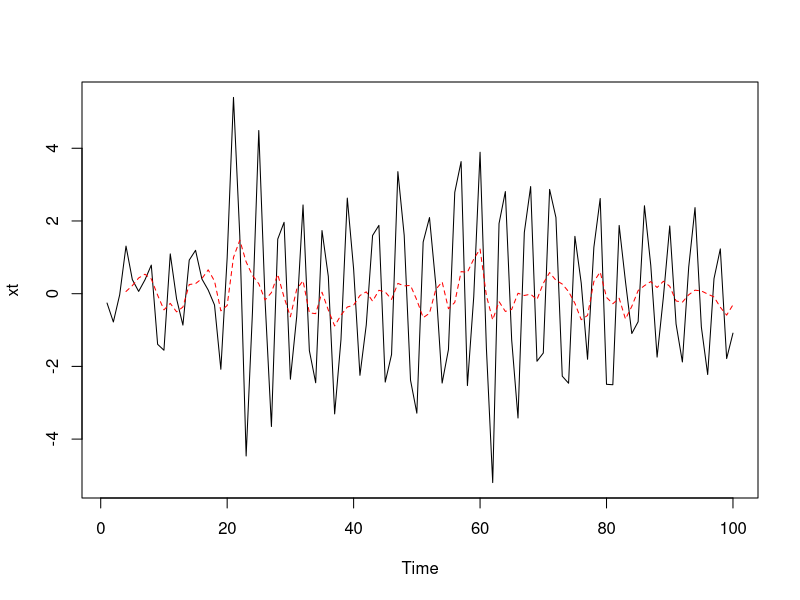
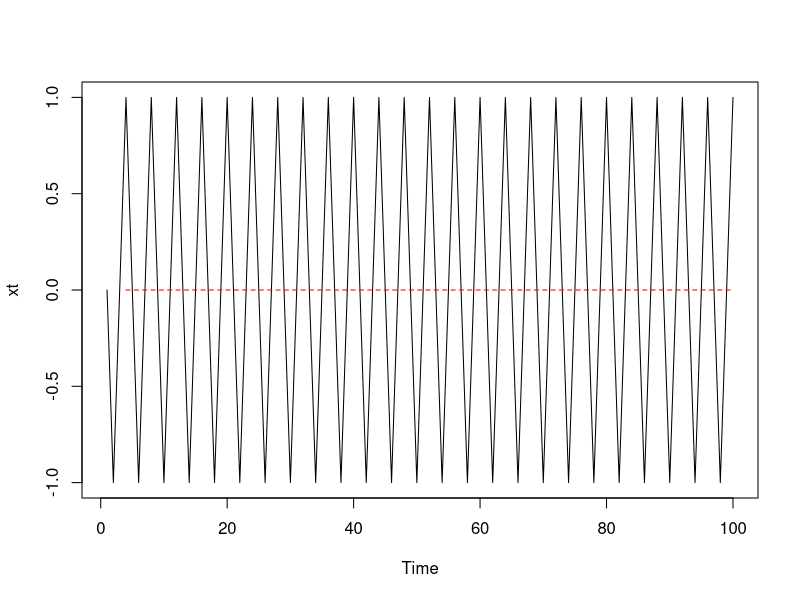
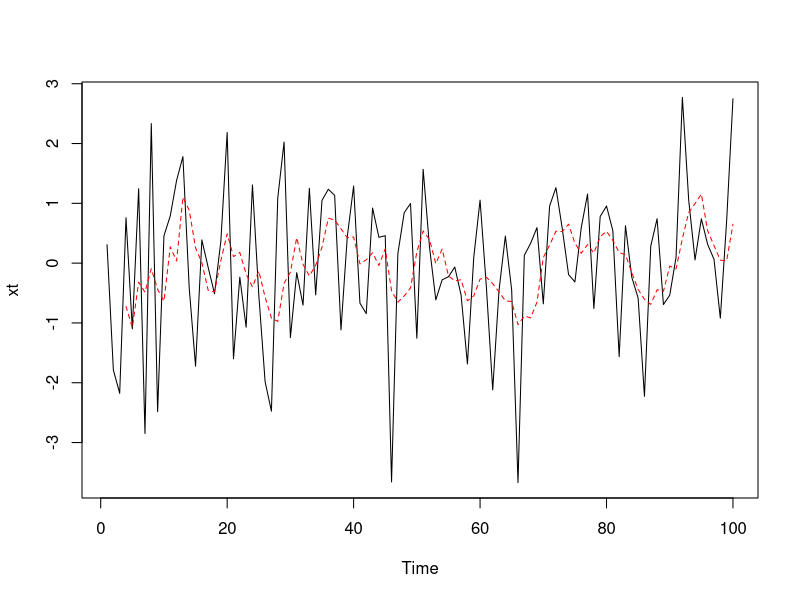
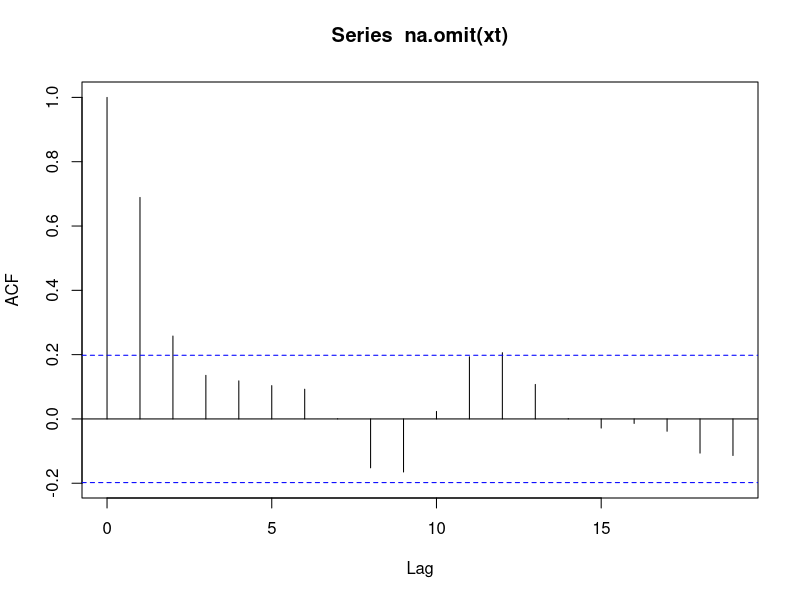

Recreate these plots in R, in order.
## ---- chunk 1
knitr::opts_chunk$set(echo = TRUE)
## ---- chunk 2
w <- ts(rnorm(100))

xt <- filter(w, c(0, -0.9), method = "recursive")

vt <- filter(xt, c(1,1,1,1)/4, sides = 1)

plot(xt)
lines(vt, col = "red", lty = 2)

xt <- ts(cos(2*pi*(1:100)/4))
vt <- filter(xt, c(1,1,1,1)/4, sides = 1)
plot(xt)
lines(vt, col = "red", lty = 2)

xt <- ts(cos(2*pi*(1:100)/4) + rnorm(100))
vt <- filter(xt, c(1,1,1,1)/4, sides = 1)
plot(xt)
lines(vt, col = "red", lty = 2)


w <- ts(rnorm(100))

xt <- ts(filter(w, c(1,2,1)))

acf(na.omit(xt))

